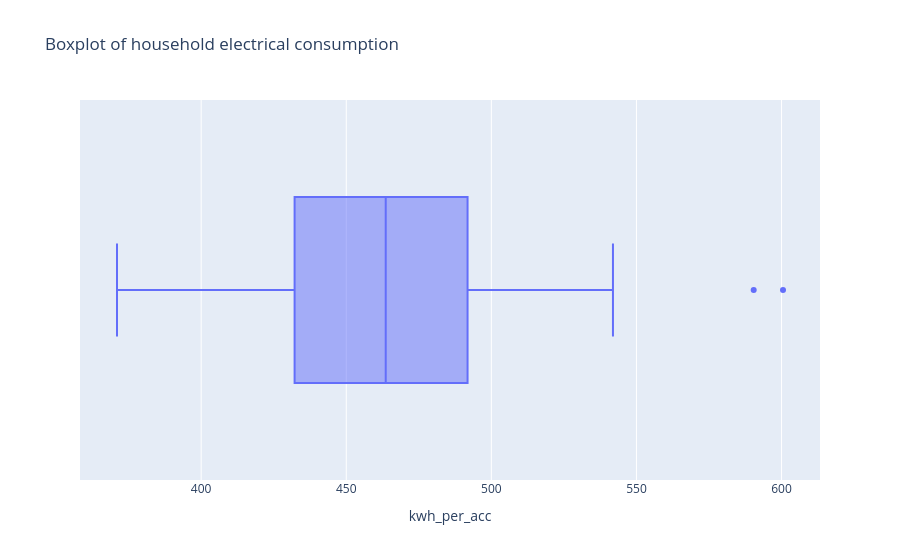

Notebook source saved alongside this figure:
### Markdown cell above
As we have found that both total rainfall and household electrical consumption have outliers, we will create boxplots for both of them to identify the outliers.

### Code cell
boxplt = px.box(elec, x = 'kwh_per_acc', hover_data=["date"], title = 'Boxplot of household electrical consumption')
boxplt.show()

### Figure 1 — Plotly figure (JSON) as saved in the notebook; plotly's stock layout.template omitted (floating-point values rounded to 4 significant figures; data arrays with more than 128 entries replaced by an {"elided": "..."} marker saying what was removed)
{"data": [{"alignmentgroup": "True", "customdata": {"elided": "210x1 str values"}, "hovertemplate": "kwh_per_acc=%{x}<br>date=%{customdata[0]}<extra></extra>", "legendgroup": "", "marker": {"color": "#636efa"}, "name": "", "notched": false, "offsetgroup": "", "orientation": "h", "showlegend": false, "type": "box", "x": {"elided": "210 float values"}, "x0": " ", "xaxis": "x", "y0": " ", "yaxis": "y"}], "layout": {"boxmode": "group", "legend": {"tracegroupgap": 0}, "title": {"text": "Boxplot of household electrical consumption"}, "xaxis": {"anchor": "y", "domain": [0, 1], "title": {"text": "kwh_per_acc"}}, "yaxis": {"anchor": "x", "domain": [0, 1]}}}
